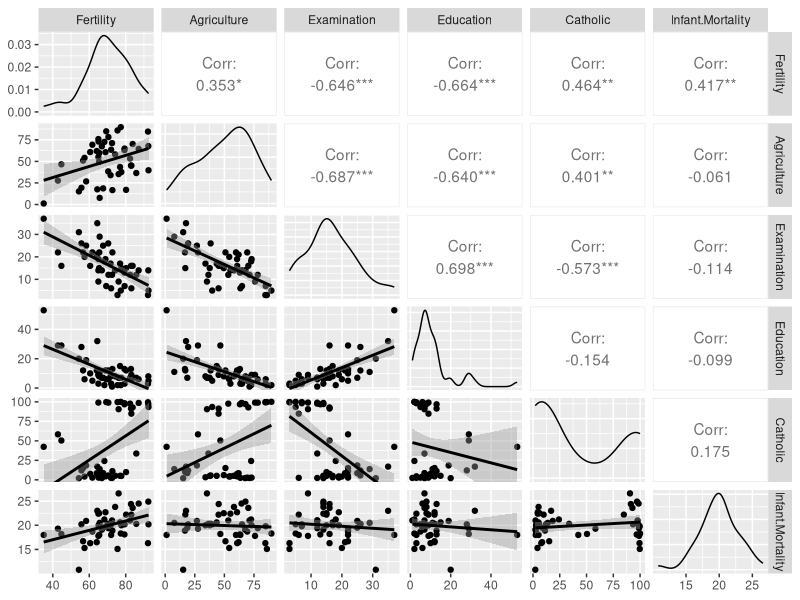
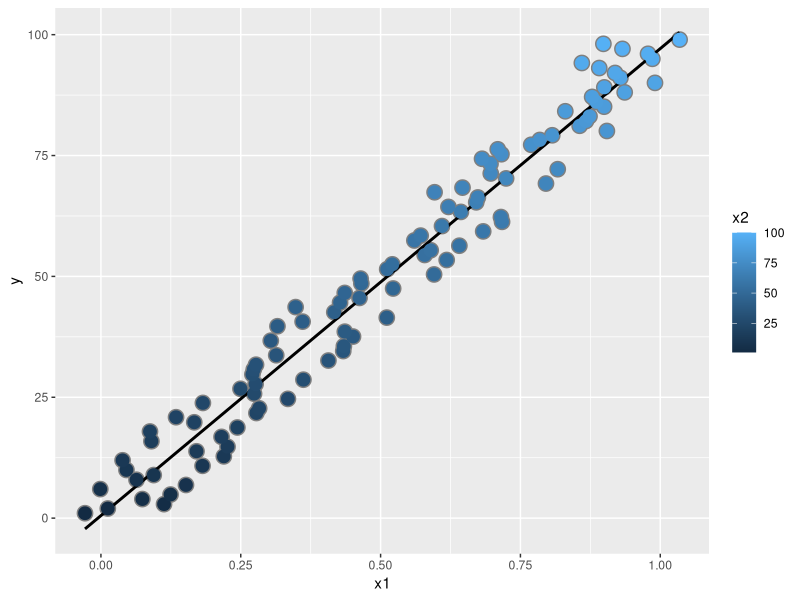
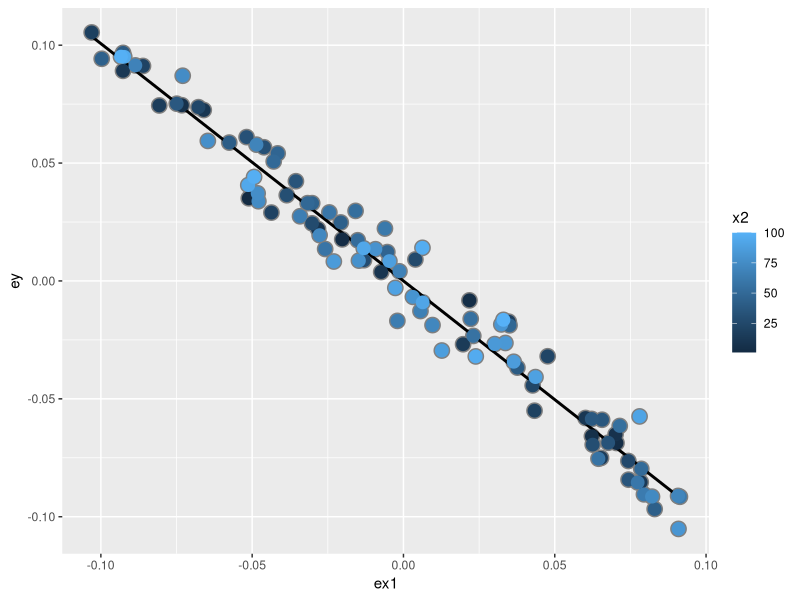
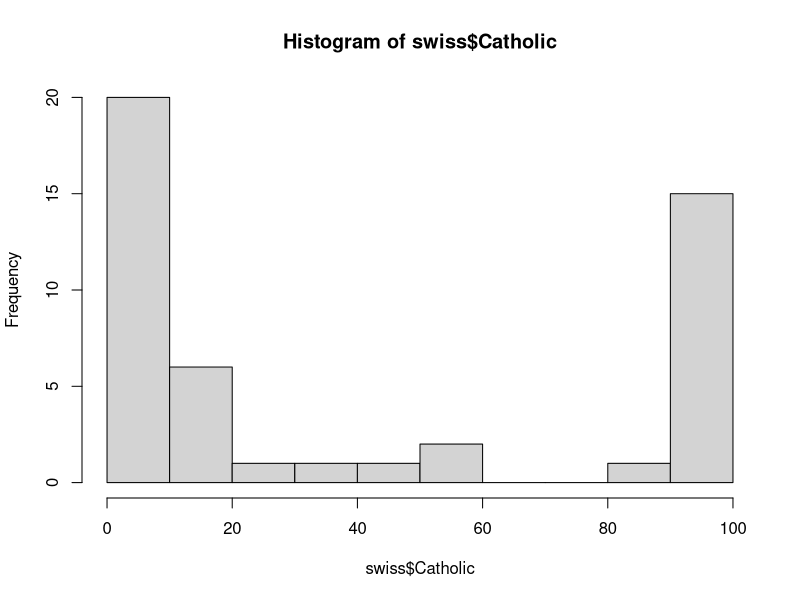
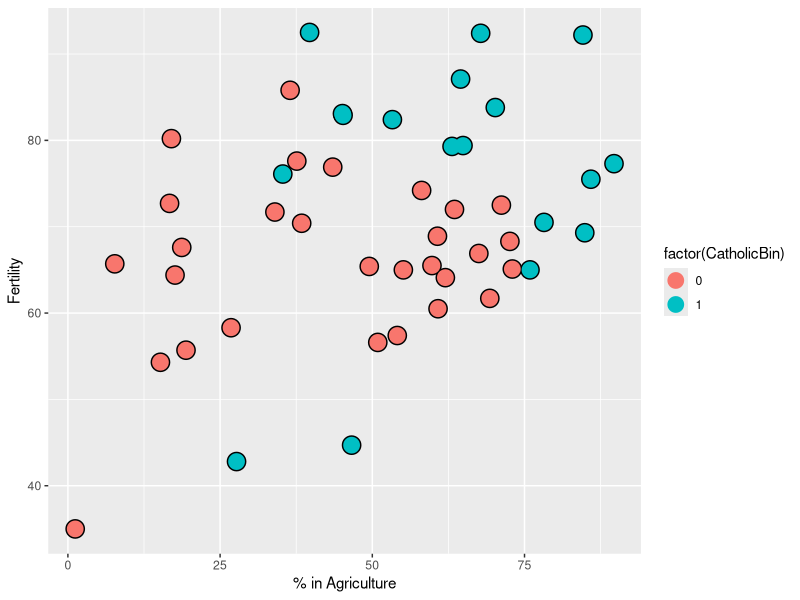
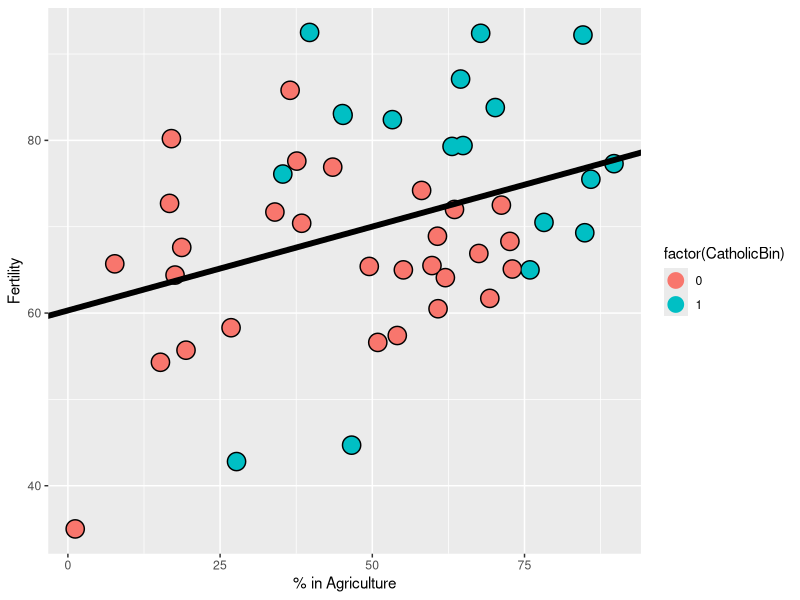
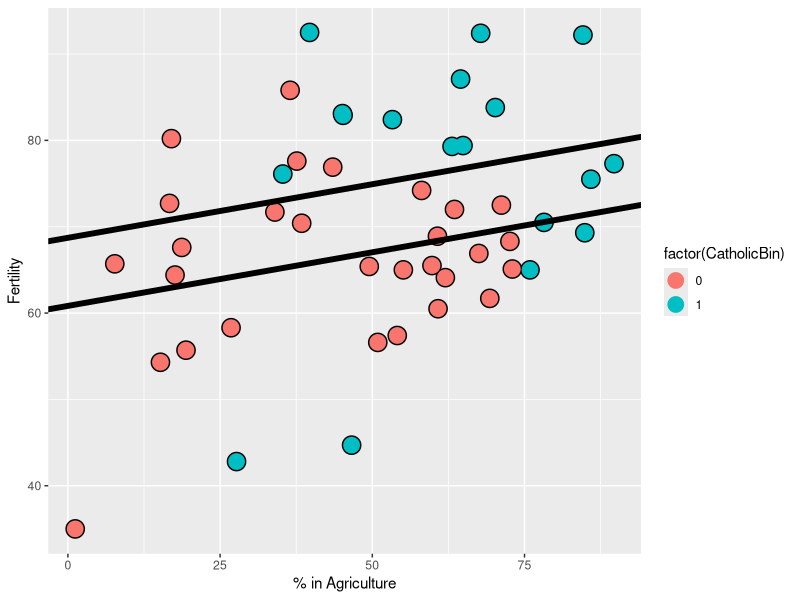
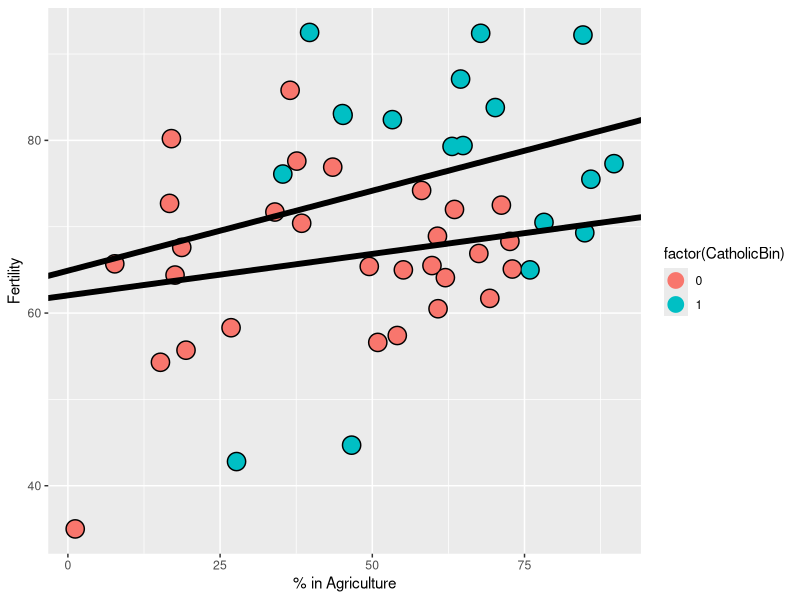

The R script that drew these images, in order:
require(datasets)
data(swiss)
require(GGally)
require(ggplot2)
g = ggpairs(swiss, lower=list(continuous = "smooth"))

g

## calling 'lm'
## all of the estimated values show the impact on fertility if the other coefficients are constant

summary(lm(Fertility ~. , data=swiss))
summary(lm(Fertility ~.,data=swiss))$coefficients

## let's now just look at fertility and agriculture. Agriculture co-efficient has changed. 
## Other variables have acted as confounders 

summary(lm(Fertility ~ Agriculture, data=swiss))

## let's do an example to see why
n <- 100
x2 <- 1:n
x1 <- .01*x2 + runif(n,-.1,.1)
y= -x1 + x2 + rnorm(n, sd = .01)
summary (lm (y ~ x1))
summary (lm (y ~ x1 + x2))
dat= data.frame(y = y, x1 = x1, x2=x2, ey = resid(lm(y ~ x2)), ex1 = resid(lm(x1 ~ x2)))

g=ggplot(dat, aes(y=y, x=x1, colour=x2))
g= g + geom_point(colour = "grey50", size=5) + geom_smooth(method = lm, se = FALSE, colour= "black") + geom_point(size=4)
g

library(ggplot2)
g2 = ggplot(dat, aes(y = ey, ex1, colour =x2 ))
g2 = g2 + geom_point(colour="grey50", size=5) + geom_smooth(method=lm, se=FALSE, colour="black") + geom_point (size=4)
g2

library(datasets)
data(swiss)
head(swiss)
hist(swiss$Catholic)
library(dplyr)
swiss = mutate(swiss, CatholicBin=1 *(Catholic > 50))
head(swiss)
g3 = ggplot(swiss, aes(x=Agriculture, y= Fertility, colour=factor(CatholicBin)))
g3 = g3 + geom_point(size=6, colour="black") + geom_point(size=5)
g3 =g3 + xlab("% in Agriculture") + ylab("Fertility")
g3

## 2 scenarios 

#1 : B0 + B1X1 + B2X2 --> if x=0, then B0+B1X1, if x=1 B0+B2 + B1X1

#2 B0 + B1X1 + B2X2 + B3X1X2, if x=0, then B0+B1X1, if x=1, B0+B2 + B1X1 + B3X1, or (B0+B2) + (B1+B3)X1

## First fit model that doesn't include religion
head(swiss)
fit=lm(Fertility ~ Agriculture,data=swiss)
gnr=g3
gnr=gnr + geom_abline(intercept = coef(fit)[1],slope= coef(fit)[2],size=2)
gnr
       
## Now let's do it with two parallel lines 

fit=lm(Fertility ~ Agriculture + factor(CatholicBin), data=swiss)
summary(fit)$coef
gr=g3
gr=gr + geom_abline(intercept= coef(fit)[1],slope= coef(fit)[2],size=2)
gr=gr + geom_abline(intercept= coef(fit)[1]+coef(fit)[3],slope= coef(fit)[2],size=2)
gr

## Now let's do with with the different slopes 

fit=lm(Fertility ~ Agriculture * factor(CatholicBin),data=swiss)
summary(fit)$coef
gr1 =g3
gr1 = gr1 + geom_abline(intercept=coef(fit)[1],slope=coef(fit)[2],size=2)
gr1 = gr1 + geom_abline(intercept=coef(fit)[1] + coef(fit)[3],
                        slope=coef(fit)[2]+coef(fit)[4],size=2)
gr1